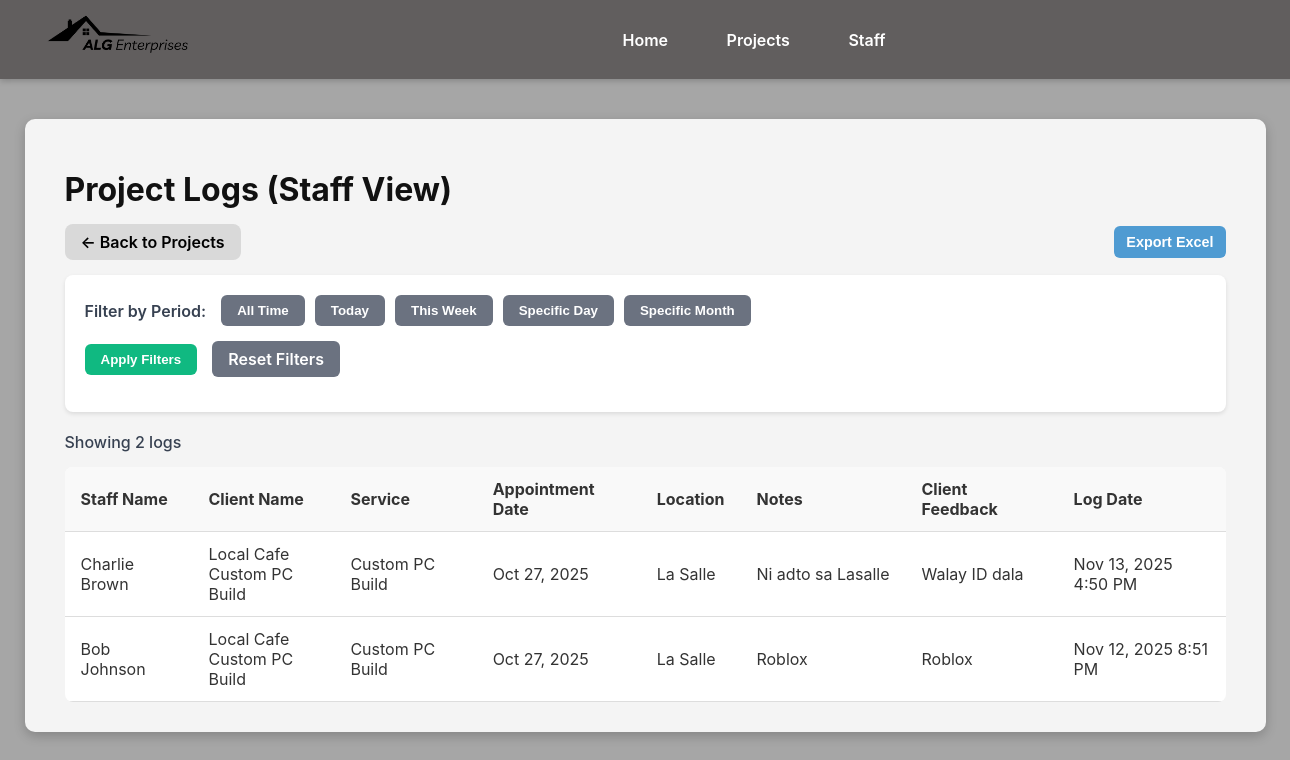
Page /Website/Staff/projects-logs.php (signed in) on the committed database.
### tables this page shows
CREATE TABLE `project_logs` (
  `log_id` int(11) NOT NULL,
  `project_id` int(11) NOT NULL,
  `staff_id` int(11) NOT NULL,
  `log_date` date NOT NULL,
  `location` varchar(255) DEFAULT NULL,
  `notes` text DEFAULT NULL,
  `client_feedback` text DEFAULT NULL,
  `created_at` timestamp NOT NULL DEFAULT current_timestamp()
);

CREATE TABLE `staff` (
  `Staff_id` int(11) NOT NULL,
  `Name` varchar(50) NOT NULL,
  `address` varchar(50) DEFAULT NULL,
  `PhoneNum` varchar(20) DEFAULT NULL,
  `Email` varchar(50) DEFAULT NULL,
  `Password` varchar(255) NOT NULL,
  `Role` enum('Admin','Staff') NOT NULL,
  `Position` varchar(50) NOT NULL
);

CREATE TABLE `customers` (
  `Customer_id` int(11) NOT NULL,
  `Name` varchar(50) NOT NULL,
  `Email` varchar(50) DEFAULT NULL,
  `PhoneNumber` varchar(20) DEFAULT NULL,
  `Address` varchar(50) DEFAULT NULL
);

CREATE TABLE `projects` (
  `Project_id` int(11) NOT NULL,
  `Orders_id` int(11) NOT NULL,
  `Project_Name` varchar(45) DEFAULT NULL,
  `StartDate` date DEFAULT NULL,
  `EndDate` date DEFAULT NULL,
  `Status` enum('Pending','Ongoing','Completed') DEFAULT 'Pending',
  `Notes` text DEFAULT NULL,
  `Total_Cost` decimal(10,2) NOT NULL
);

CREATE TABLE `services` (
  `Services_id` int(11) NOT NULL,
  `Name` varchar(50) NOT NULL,
  `Description` text DEFAULT NULL,
  `Price` decimal(10,2) NOT NULL
);

### Website/Staff/projects-logs.php (the view, shortened to what this page needs)
<?php
require_once "../../db.php";
$filter_period = $_GET['filter_period'] ?? 'all';
$table_check = $conn->query("SHOW TABLES LIKE 'project_logs'");
if ($table_check->num_rows > 0) {
    $sql = "
        SELECT
            PL.log_id,
            PL.log_date,
            PL.location,
            PL.notes,
            PL.client_feedback,
            PL.created_at,
            S.Name AS staff_name,
            S.Staff_id,
            P.Project_id,
            P.Project_Name,
            C.Name AS client_name,
            SV.Name AS service_name,
            COALESCE(ASched.ScheduleDate, O.order_date, P.StartDate) AS appointment_date
        FROM project_logs PL
        LEFT JOIN Projects P ON PL.project_id = P.Project_id
        LEFT JOIN Staff S ON PL.staff_id = S.Staff_id
        LEFT JOIN Orders O ON P.Orders_id = O.Orders_id
        LEFT JOIN Customers C ON O.customer_id = C.customer_id
        LEFT JOIN Services SV ON O.Services_id = SV.Services_id
        LEFT JOIN appointment_sched ASched ON P.Project_id = ASched.project_id
    ";
    $sql .= " ORDER BY PL.log_date DESC, PL.created_at DESC";
    $stmt = $conn->prepare($sql);
    if ($stmt) {
        $stmt->execute();
        $logs_result = $stmt->get_result();
    } else {
        $logs_result = $conn->query($sql);
    }
} else {
    $logs_result = false;
}
function formatDate($date) {
    return date('M j, Y', strtotime($date));
}
function formatDateTime($datetime) {
    return date('M j, Y g:i A', strtotime($datetime));
}
?>
<!DOCTYPE html>
<html lang="en">
<head>
</head>
<body>
  <header class="navbar">
    <div class="nav-logo">
      <img src="../../images/alg-logo-black.png" alt="ALG Logo">
    </div>
    <nav class="nav-links">
      <a href="home.php">Home</a>
      <a href="projects.php">Projects</a>
      <a href="profile.php">Staff</a>
    </nav>
  </header>
  <main>
    <div class="log-container">
      <h1>Project Logs (Staff View)</h1>
      <div class="top-controls">
        <a href="projects.php" class="btn-schedule">← Back to Projects</a>
        <div class="filters-export">
          <button id="exportBtn">Export Excel</button>
        </div>
      </div>
      <div class="filter-section">
        <form id="filterForm" method="GET" action="projects-logs.php">
          <div class="filter-row">
            <div class="filter-label">Filter by Period:</div>
            <div class="filter-options">
              <button type="button" class="filter-btn <?= $filter_period === 'all' ? 'active' : '' ?>" onclick="setFilterPeriod('all')">
                All Time
              </button>
              <button type="button" class="filter-btn <?= $filter_period === 'today' ? 'active' : '' ?>" onclick="setFilterPeriod('today')">
                Today
              </button>
              <button type="button" class="filter-btn <?= $filter_period === 'week' ? 'active' : '' ?>" onclick="setFilterPeriod('week')">
                This Week
              </button>
              <button type="button" class="filter-btn <?= $filter_period === 'day' ? 'active' : '' ?>" onclick="setFilterPeriod('day')">
                Specific Day
              </button>
              <button type="button" class="filter-btn <?= $filter_period === 'month' ? 'active' : '' ?>" onclick="setFilterPeriod('month')">
                Specific Month
              </button>
            </div>
          </div>
          <div class="filter-row">
            <button type="submit" class="apply-filter-btn">Apply Filters</button>
            <a href="projects-logs.php" class="reset-filter-btn">Reset Filters</a>
          </div>
        </form>
      </div>
      <div class="table-container">
        <?php if ($logs_result && $logs_result->num_rows > 0): ?>
          <div style="margin-bottom: 15px; font-weight: 500; color: #374151;">
            Showing <?= $logs_result->num_rows ?> log<?= $logs_result->num_rows !== 1 ? 's' : '' ?>
          </div>
          <table>
            <thead>
              <tr>
                <th>Staff Name</th>
                <th>Client Name</th>
                <th>Service</th>
                <th>Appointment Date</th>
                <th>Location</th>
                <th>Notes</th>
                <th>Client Feedback</th>
                <th>Log Date</th>
              </tr>
            </thead>
            <tbody>
            <?php while($log = $logs_result->fetch_assoc()): ?>
              <tr>
                <td class="font-semibold">
                  <?= htmlspecialchars($log['staff_name'] ?? 'N/A') ?>
                </td>
                <td>
                  <?= htmlspecialchars($log['client_name'] ?? 'N/A') ?>
                  <?php if (!empty($log['Project_Name'])): ?>
                    <div class="text-xs text-gray-500"><?= htmlspecialchars($log['Project_Name']) ?></div>
                  <?php endif; ?>
                </td>
                <td>
                  <?= htmlspecialchars($log['service_name'] ?? 'N/A') ?>
                </td>
                <td>
                  <?= formatDate($log['appointment_date']) ?>
                </td>
                <td>
                  <?= htmlspecialchars($log['location'] ?? 'Not specified') ?>
                </td>
                <td class="notes-cell" onclick="toggleNotes(this)">
                  <?= htmlspecialchars($log['notes'] ?? 'No notes') ?>
                </td>
                <td class="notes-cell" onclick="toggleNotes(this)">
                  <?= htmlspecialchars($log['client_feedback'] ?? 'No feedback') ?>
                </td>
                <td>
                  <?= formatDateTime($log['created_at']) ?>
                </td>
              </tr>
            <?php endwhile; ?>
            </tbody>
          </table>
        <?php endif; ?>
      </div>
    </div>
  </main>
</body>
</html>

### Website/Staff/projects-logs.php (style rules this page uses)
body { margin: 0; font-family: 'Inter', sans-serif; background: #a6a6a6; overflow-x: hidden; }
.navbar { width: 100%; background: #615e5e; display: flex; align-items: center; justify-content: space-between; padding: 10px 40px; box-shadow: 0 2px 6px rgba(0,0,0,0.2); }
.nav-logo img { height: 55px; }
.nav-links a { color: white; margin: 0 15px; text-decoration: none; font-weight: 600; padding: 6px 12px; border-radius: 20px; transition: 0.3s; }
main { padding: 40px 0; display: flex; justify-content: center; }
.log-container { background: #f4f4f4; width: 90%; border-radius: 10px; box-shadow: 0 4px 12px rgba(0,0,0,0.2); padding: 30px 40px; }
h1 { color: #111; font-size: 2rem; margin-bottom: 15px; }
.top-controls { display: flex; justify-content: space-between; align-items: center; margin-bottom: 15px; flex-wrap: wrap; gap: 10px; }
.btn-schedule { background: #d9d9d9; color: #000; padding: 8px 16px; border: none; border-radius: 8px; font-weight: 600; cursor: pointer; text-decoration: none; display: inline-flex; align-items: center; justify-content: center; }
.filters-export { display: flex; align-items: center; gap: 10px; flex-wrap: wrap; }
.filters-export button { padding: 8px 12px; border-radius: 6px; border: 1px solid #ccc; font-size: 0.9rem; }
.filters-export button { background: #4f9bd2; color: white; border: none; font-weight: 600; cursor: pointer; transition: 0.3s; }
table { width: 100%; border-collapse: collapse; background: white; border-radius: 8px; overflow: hidden; }
th, td { padding: 12px 16px; border-bottom: 1px solid #ddd; text-align: left; color: #333; }
th { background-color: #f9f9f9; font-weight: bold; }
.filter-section { background: white; padding: 20px; border-radius: 8px; margin-bottom: 20px; box-shadow: 0 2px 4px rgba(0,0,0,0.1); }
.filter-row { display: flex; align-items: center; gap: 15px; flex-wrap: wrap; margin-bottom: 15px; }
.filter-label { font-weight: 600; color: #374151; min-width: 120px; }
.filter-options { display: flex; gap: 10px; flex-wrap: wrap; }
.filter-btn { background: #6b7280; color: white; padding: 8px 16px; border-radius: 6px; font-weight: 600; text-decoration: none; transition: background-color 0.2s; border: none; cursor: pointer; }
.apply-filter-btn { background: #10B981; color: white; padding: 8px 16px; border: none; border-radius: 6px; font-weight: 600; cursor: pointer; transition: background-color 0.2s; }
.reset-filter-btn { background: #6B7280; color: white; padding: 8px 16px; border: none; border-radius: 6px; font-weight: 600; cursor: pointer; transition: background-color 0.2s; text-decoration: none; display: inline-flex; align-items: center; }
.notes-cell { max-width: 200px; overflow: hidden; text-overflow: ellipsis; white-space: nowrap; cursor: pointer; }

### rows in the picture
project_logs: staff.Name "Charlie Brown", customers.Name "Local Cafe", project.Project_Name "Custom PC Build", services.Name "Custom PC Build", appointment_date "Oct 27, 2025", location "La Salle", notes "Ni adto sa Lasalle", client_feedback "Walay ID dala", created_at "Nov 13, 2025 4:50 PM"
project_logs: staff.Name "Bob Johnson", customers.Name "Local Cafe", project.Project_Name "Custom PC Build", services.Name "Custom PC Build", appointment_date "Oct 27, 2025", location "La Salle", notes "Roblox", client_feedback "Roblox", created_at "Nov 12, 2025 8:51 PM"

### other values in the picture
$logs_result->num_rows "2"
